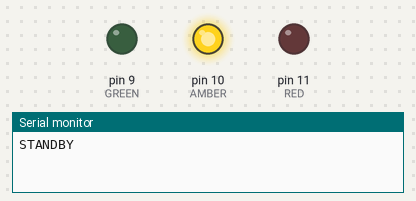
Bench run of a sketch on a simulated Arduino Uno, built with avr-gcc and run on an emulated ATmega328P. Parts: output pins drawn as LEDs (lit = HIGH), the last lines printed to the serial monitor.

Above: at 2.5 s.
At 7.0 s:
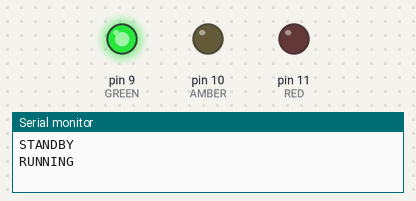
At 10.62 s:
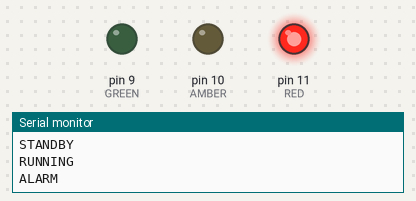
At 13.87 s:
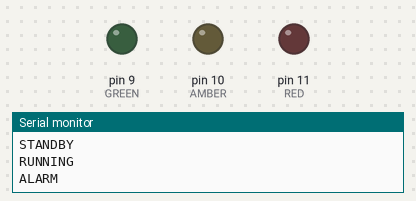
Timing chart, 0 to 17.9 s (numbered marks = the images above):
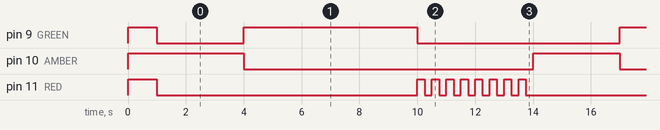

The sketch:

p009-stack-light.ino
```cpp
// Project 9: Stack Light
// The Bench Creek pump panel light: amber for standby,
// green for running, flashing red for alarm.
// Uses the same circuit as Project 8.

const int RED = 11;
const int AMBER = 10;
const int GREEN = 9;

void allOff() {
  digitalWrite(RED, LOW);
  digitalWrite(AMBER, LOW);
  digitalWrite(GREEN, LOW);
}

// Amber steady: ready, waiting for a start.
void standby(int seconds) {
  Serial.println("STANDBY");
  allOff();
  digitalWrite(AMBER, HIGH);
  delay(seconds * 1000L);
}

// Green steady: the pump is on.
void running(int seconds) {
  Serial.println("RUNNING");
  allOff();
  digitalWrite(GREEN, HIGH);
  delay(seconds * 1000L);
}

// Red flashing, twice a second: needs attention.
void alarm(int seconds) {
  Serial.println("ALARM");
  allOff();
  for (int i = 0; i < seconds * 2; i++) {
    digitalWrite(RED, HIGH);
    delay(250);
    digitalWrite(RED, LOW);
    delay(250);
  }
}

void setup() {
  pinMode(RED, OUTPUT);
  pinMode(AMBER, OUTPUT);
  pinMode(GREEN, OUTPUT);
  Serial.begin(9600);

  // Lamp test: every light on for one second.
  digitalWrite(RED, HIGH);
  digitalWrite(AMBER, HIGH);
  digitalWrite(GREEN, HIGH);
  delay(1000);
  allOff();
}

void loop() {
  standby(3);
  running(6);
  alarm(4);
}
```

Measured:
- by itself, pin 9 (GREEN): repeats every 13.0 s: HIGH 6.0 s, LOW 7.0 s
- by itself, pin 10 (AMBER): alternates HIGH for 3.0 s and LOW for 10.0 s
- by itself, pin 11 (RED): repeats every 13.0 s: 7 × (HIGH 0.25 s, LOW 0.25 s), HIGH 0.25 s, LOW 9.3 s
